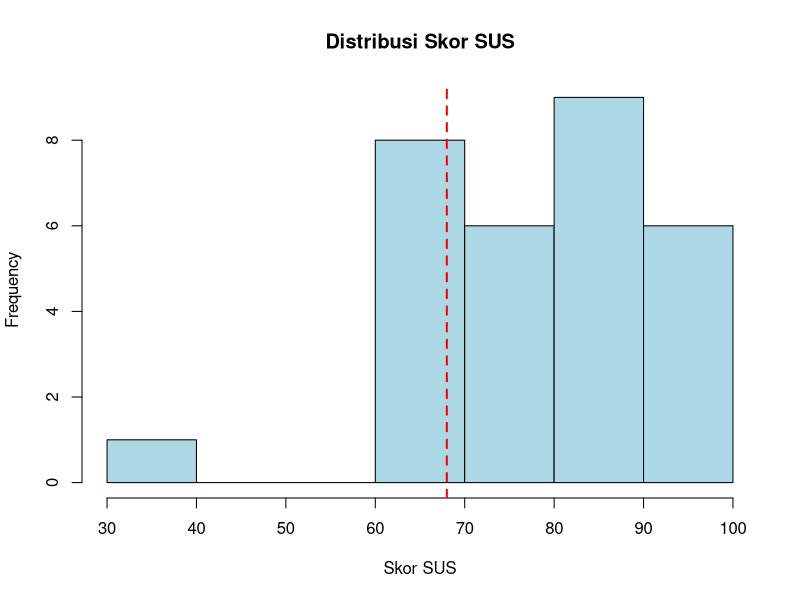

Source code (R):
# 1. Data, 30 responden
# ==============================
sus_data <- data.frame(
  ID = paste0("R", 1:30),
  Q1  = c(4,3,5,4,2,4,5,3,4,4,3,4,5,4,3,4,5,3,4,4,3,4,5,4,3,4,5,3,4,4),
  Q2  = c(2,3,1,2,4,2,1,3,2,2,3,2,1,2,3,2,1,3,2,2,3,2,1,2,3,2,1,3,2,2),
  Q3  = c(5,4,5,4,3,5,5,4,4,5,4,5,5,4,4,5,5,4,4,5,4,5,5,4,4,5,5,4,4,5),
  Q4  = c(2,2,1,3,4,2,1,2,2,2,2,2,1,3,2,2,1,2,2,2,2,2,1,3,2,2,1,2,2,2),
  Q5  = c(4,4,5,4,2,4,5,4,4,4,4,4,5,4,3,4,5,4,4,4,4,4,5,4,3,4,5,4,4,4),
  Q6  = c(2,3,1,2,4,2,1,3,2,2,3,2,1,2,2,2,1,3,2,2,3,2,1,2,2,2,1,3,2,2),
  Q7  = c(5,4,5,4,3,5,5,4,4,5,4,5,5,4,4,5,5,4,4,5,4,5,5,4,4,5,5,4,4,5),
  Q8  = c(1,2,1,2,4,1,1,2,2,1,2,1,1,2,2,1,1,2,2,1,2,1,1,2,2,1,1,2,2,1),
  Q9  = c(4,3,5,4,2,4,5,3,4,4,3,4,5,4,3,4,5,3,4,4,3,4,5,4,3,4,5,3,4,4),
  Q10 = c(2,2,1,2,4,2,1,2,2,2,2,2,1,2,2,2,1,2,2,2,2,2,1,2,2,2,1,2,2,2)
)
sus_data
# 2. Ambil data numerik saja
# ==============================
sus_numeric <- sus_data[, -1]
# Pastikan numeric (aman untuk paper)
sus_numeric <- data.frame(lapply(sus_numeric, as.numeric))
sus_numeric


# 3. Fungsi SUS 
# ==============================
sus_score <- function(x) {
  score <- 0
  for (i in 1:10) {
    if (i %% 2 == 1) {
      score <- score + (x[i] - 1)
    } else {
      score <- score + (5 - x[i])
    }
  }
  return(score * 2.5)
}
# ==============================
# 4. Hitung Skor SUS
# ==============================
scores <- apply(sus_numeric, 1, sus_score)
scores
# 5. Gabungan Hasil
# ==============================
result <- data.frame(
  ID = sus_data$ID,
  SUS_Score = scores
)
print(result)


# 6. STATISTIK DESKRIPTIF
# ==============================
mean_score <- mean(scores)
sd_score   <- sd(scores)
min_score  <- min(scores)
max_score  <- max(scores)
cat("\nMean :", mean_score)
cat("\nSD   :", sd_score)
cat("\nMin  :", min_score)
cat("\nMax  :", max_score)

# 7. Uji Normalitas
# ==============================
shapiro.test(scores)

# 8. Uji Hipotesis (BENCHMARK 68)
# ==============================
t.test(scores, mu = 68, alternative = "greater")

       # 9. Visualisasi
       # ==============================
       hist(scores, 
            main = "Distribusi Skor SUS", 
            xlab = "Skor SUS", 
            col = "lightblue", 
            border = "black")
       
       # Menambahkan garis vertikal untuk benchmark 68
       abline(v = 68, col = "red", lwd = 2, lty = 2)
       


       
